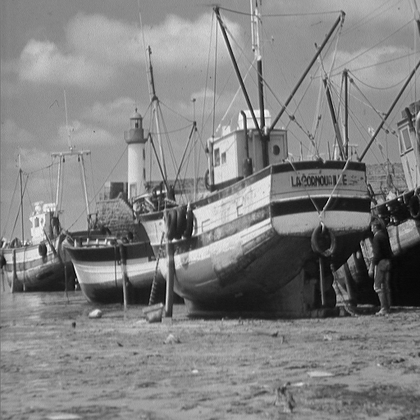
%> input picture A2PengyuWang0425157/Q2/boat.png, 420 x 420 px, shrunk from 512 x 512 before the run
$ octave IdealLowPassFilters.m   (GNU Octave 9; MATLAB toolbox functions it lacks are replaced by stand-ins)
%> lines starting %> are read from the running program, lines starting %| are printed output that depends on the picture; in (x1, y1, x2, y2) boxes, pixels count from 0 and x2, y2 are one past the last pixel; in counts of white or black regions, pixels touching at a corner belong together; the program's own positions count from 1
boat = imread('boat.png');
%> boat is the input picture: size 420x420 uint8; min 0, max 255, mean 129.7
boat = im2double(boat);
%> boat: size 420x420 double

subplot(2,3,2);
imshow(boat);
title('Original image');

[r,c] = size(boat);
%> r = 420; c = 420
r2 = 2*r;
%> r2 = 840
c2 = 2*c;
%> c2 = 840

ft = fftshift(fft2(boat,r2,c2));

u = -c:c-1;
%> u = 840 values from -420 to 419
v = -r:r-1;
%> v = 840 values from -420 to 419

[U,V] = meshgrid(u,v);

D = sqrt(U.^2+V.^2);
%%%%%%%%%%%%%%%%%%%%%%%%%%%%%%%
% Ideal Low Pass Filter(ILPF) %
%%%%%%%%%%%%%%%%%%%%%%%%%%%%%%%
% case 1, d0_1 = 5;
dLow0_1 = 5; % D0
HLow1 = zeros(r2,c2);
for i=1:r2
    for j = 1:c2
        if(D(i,j)<=dLow0_1)
            HLow1(i,j) = 1;
        end
    end
end
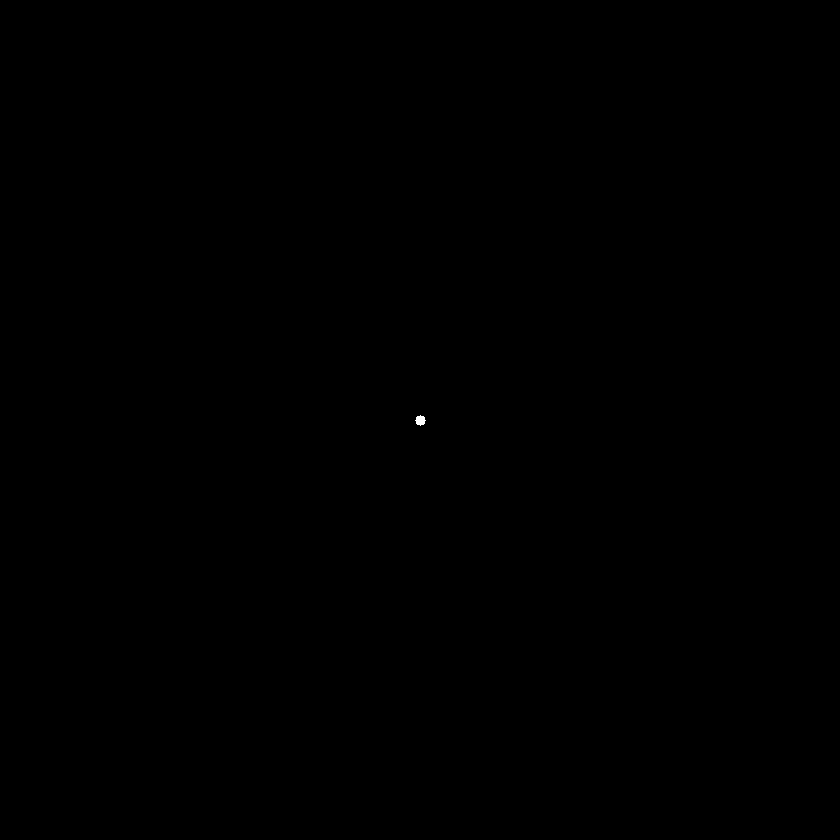
%> HLow1: size 840x840 double; values 0 (black) and 1 (white), 0.01% white; 1 white region, box (x1, y1, x2, y2) and area: (415, 415, 426, 426) 81
GLow1 = ft.*HLow1; % G(u,v)

igLow0_1 = ifft2(fftshift(GLow1)); % Inverse of G(DFT)
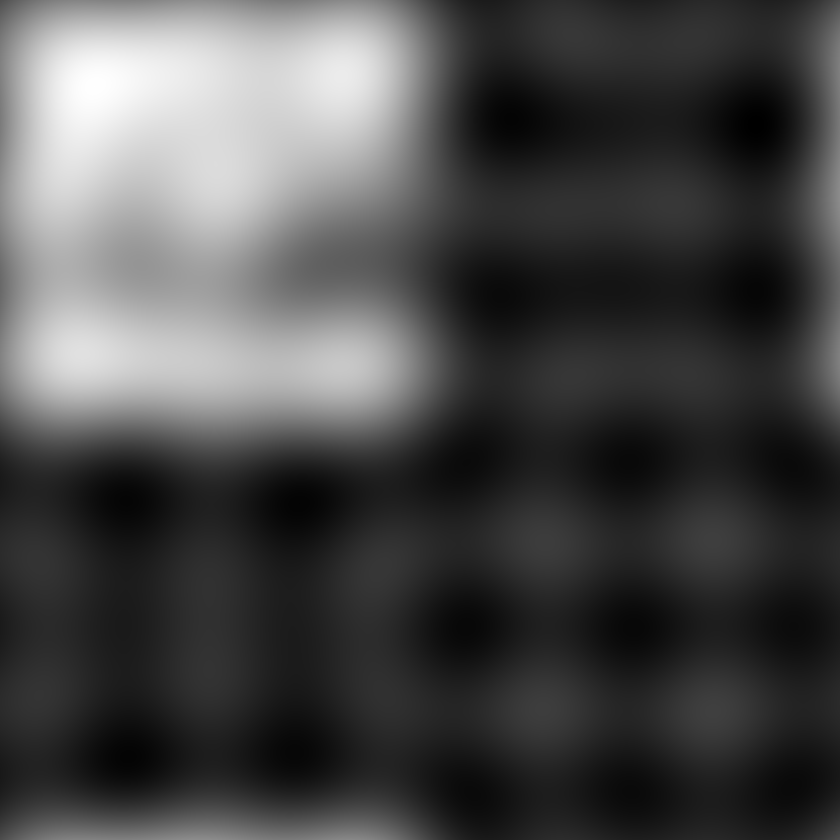
%> igLow0_1: size 840x840 double; min -0.114, max 0.717, mean 0.127; drawn with min black and max white
% resize it to normal size, put into middle of page
igLow1 = igLow0_1(1:r,1:c);
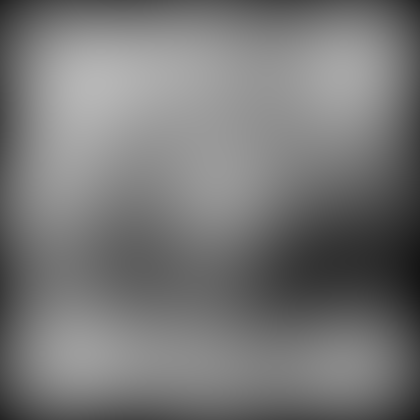
%> igLow1: size 420x420 double; min 0.0856, max 0.717, mean 0.466
igLow1 = real(igLow1); % real part of function

subplot(2,3,4);
imshow(igLow1);
title('Image after fiter when D0=5');

% case 2, d0_2 = 30;
dLow0_2 = 30; % D0
HLow2 = zeros(r2,c2);
for i=1:r2
    for j = 1:c2
        if(D(i,j)<=dLow0_2)
            HLow2(i,j) = 1;
        end
    end
end
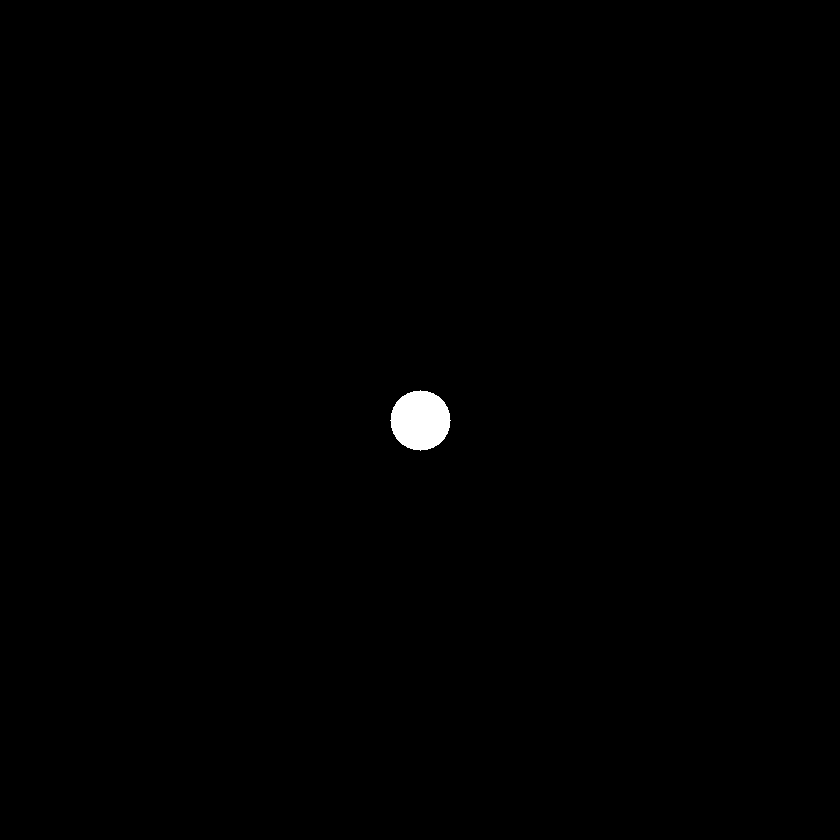
%> HLow2: size 840x840 double; values 0 (black) and 1 (white), 0.4% white; 1 white region, box (x1, y1, x2, y2) and area: (390, 390, 451, 451) 2821
GLow2 = ft.*HLow2; % G(u,v)

igLow0_2 = ifft2(fftshift(GLow2)); % Inverse of G(DFT)
% resize it to normal size, put into middle of page
igLow2 = igLow0_2(1:r,1:c);
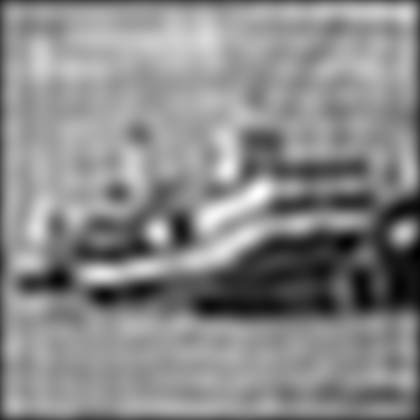
%> igLow2: size 420x420 double; min -0.0218, max 0.955, mean 0.502; drawn with min black and max white
igLow2 = real(igLow2); % real part of function

subplot(2,3,5);
imshow(igLow2);
title('Image after fiter when D0=30');

% case 3, d0_3 = 30;
dLow0_3 = 230; % D0
HLow3 = zeros(r2,c2);
for i=1:r2
    for j = 1:c2
        if(D(i,j)<=dLow0_3)
            HLow3(i,j) = 1;
        end
    end
end
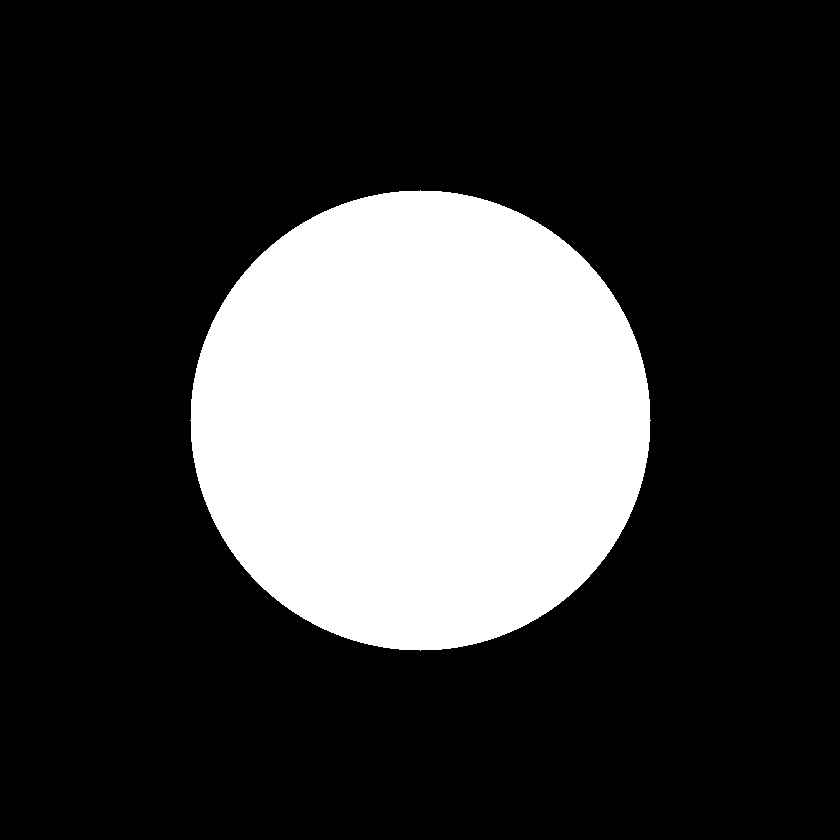
%> HLow3: size 840x840 double; values 0 (black) and 1 (white), 23.6% white; 1 white region, box (x1, y1, x2, y2) and area: (190, 190, 651, 651) 166209
GLow3 = ft.*HLow3; % G(u,v)

igLow0_3 = ifft2(fftshift(GLow3)); % Inverse of G(DFT)
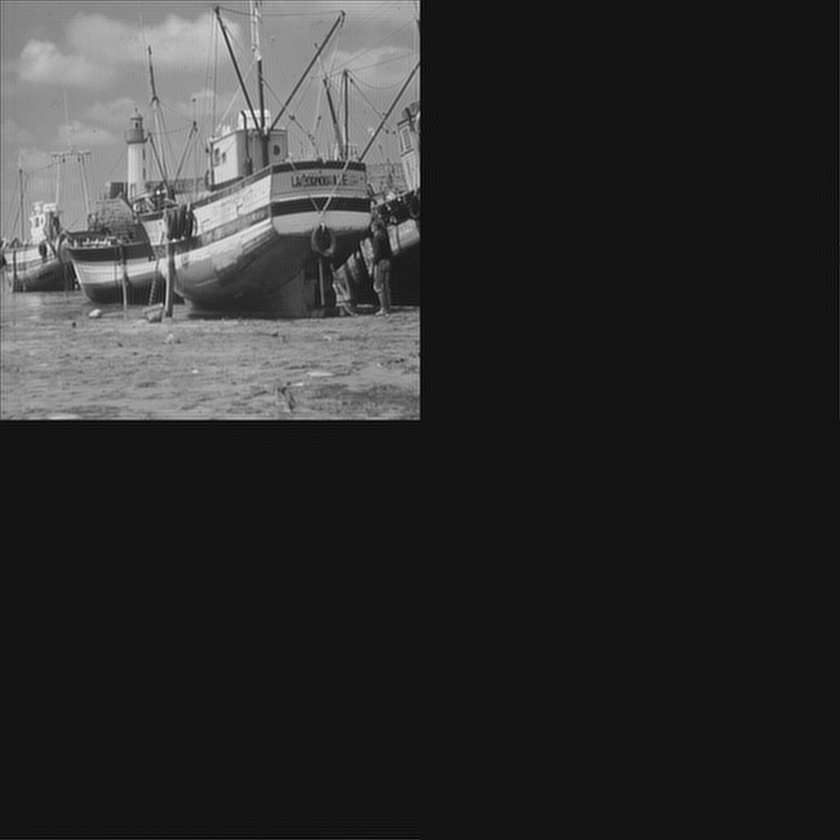
%> igLow0_3: size 840x840 double; min -0.0911, max 1.07, mean 0.127; drawn with min black and max white
% resize it to normal size, put into middle of page
igLow3 = igLow0_3(1:r,1:c);
igLow3 = real(igLow3); % real part of function

subplot(2,3,6);
imshow(igLow3);
title('Image after fiter when D0=230');


%%%%%%%%%%%%%%%%%%%%%%%%%%%%%%%
% Ideal High Pass Filter(IHPF) %
%%%%%%%%%%%%%%%%%%%%%%%%%%%%%%%
